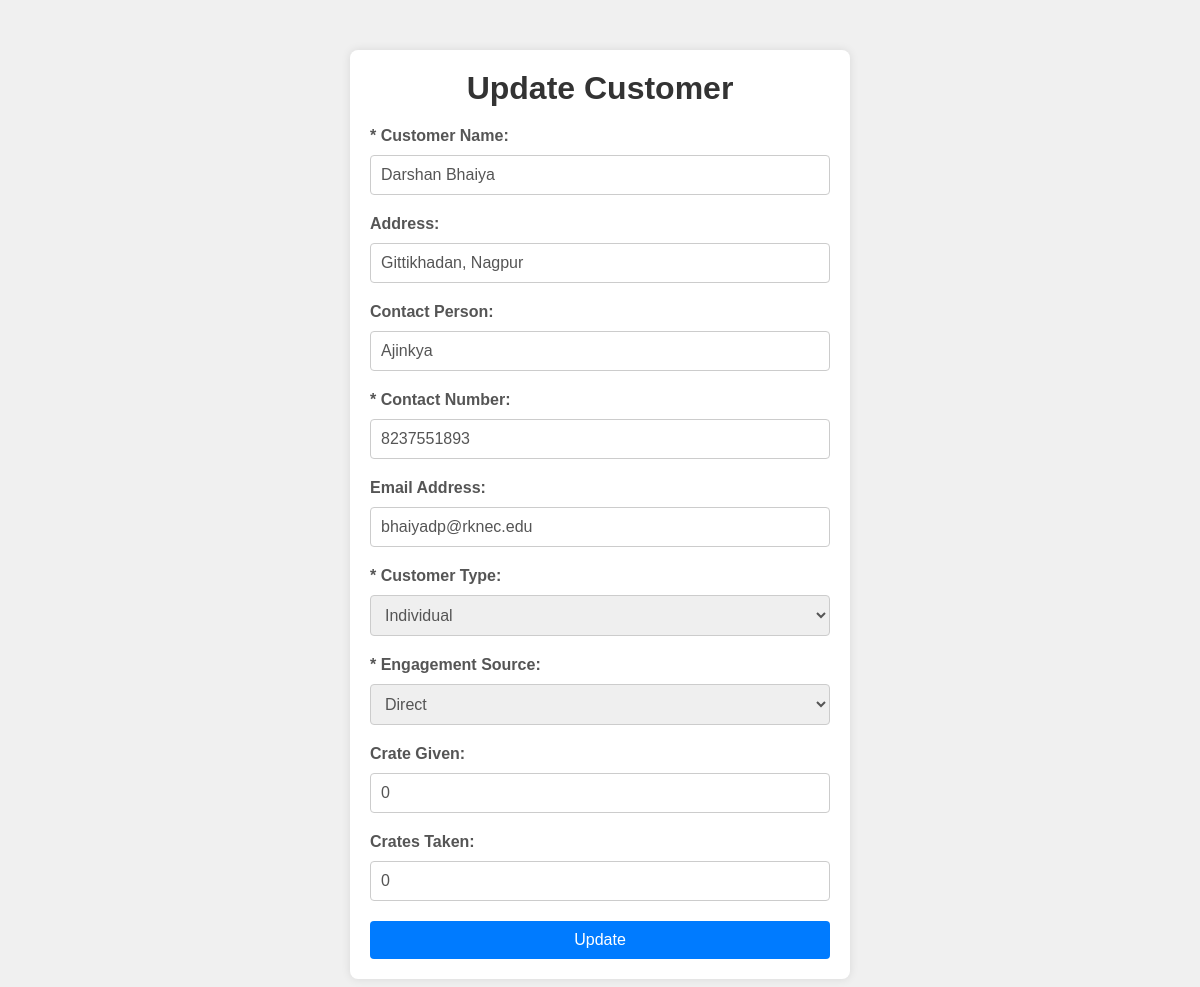
Page /open_update_customer/CDAIN997258 (signed in) on the committed database.
### app.py (models this page shows)
class Customer(db.Model):
    CustomerID = db.Column(db.String(60), primary_key=True)
    CustomerName = db.Column(db.String(255))
    Address = db.Column(db.String(255))
    ContactPerson = db.Column(db.String(255))
    ContactNumber = db.Column(db.String(20))
    EmailId=db.Column(db.String(50))
    CustomerType = db.Column(db.Enum('Individual', 'Shop'))
    GSTRegistered = db.Column(db.Boolean)
    GSTNumber = db.Column(db.String(20))
    EngagementSource = db.Column(db.Enum('Direct', 'Marketing', 'Digital Media'))
    FirstOrderDate = db.Column(db.Date)
    LastOrderDate = db.Column(db.Date)
    LastBillNumber = db.Column(db.String(20))
    LastOrderID = db.Column(db.Integer)
    TotalCredit = db.Column(db.Float)
    TotalBusinessAmount = db.Column(db.Float)
    TotalTofuOrdered = db.Column(db.Float)
    TotalTofuAmount = db.Column(db.Float)
    TotalMilkOrdered = db.Column(db.Float)
    TotalMilkAmount = db.Column(db.Float)
    CrateGiven = db.Column(db.Integer)

### app.py (the view)
@app.route('/open_update_customer/<string:CustomerID>')
def open_update_customer(CustomerID):
    if session['LoggedIn']==True and (session['Designation']=="Admin" or  session['Designation']=="Order Manager"):
        customer = Customer.query.filter_by(CustomerID=CustomerID).first()
        return render_template("updateCustomer.html", customer=customer)

### templates/updateCustomer.html (shortened to what this page needs)
<!DOCTYPE html>
<html lang="en">
<head>
</head>
<body>
    <div class="container">
        <h1>Update Customer</h1>
        <form action="/update_customer/{{ customer.CustomerID }}" method="POST">
            <div class="form-group">
                <label for="customerName">* Customer Name:</label>
                <input type="text" id="customerName" name="customerName" value="{{ customer.CustomerName }}" required>
            </div>
            <div class="form-group">
                <label for="address">Address:</label>
                <input type="text" id="address" name="address" value="{{ customer.Address }}" >
            </div>
            <div class="form-group">
                <label for="contactPerson">Contact Person:</label>
                <input type="text" id="contactPerson" name="contactPerson" value="{{ customer.ContactPerson }}" >
            </div>
            <div class="form-group">
                <label for="contactNumber">* Contact Number:</label>
                <input type="text" id="contactNumber" name="contactNumber" value="{{ customer.ContactNumber }}" pattern="[0-9]{10}" title="Please enter a valid 10-digit Indian phone number" required>
            </div>
            <div class="form-group">
                <label for="email">Email Address:</label>
                <input type="email" id="email" name="email" value="{{ customer.EmailId }}" pattern="[a-zA-Z0-9._%+-]+@[a-zA-Z0-9.-]+\.[a-zA-Z]{2,}" title="Please enter a valid email address" >
            </div>
            <div class="form-group">
                <label for="customerType">* Customer Type:</label>
                <select id="customerType" name="customerType" onchange="toggleGSTFields()" required>
                    <option value="Individual" {% if customer.CustomerType == 'Individual' %}selected{% endif %}>Individual</option>
                </select>
            </div>
            <div class="form-group">
                <label for="engagementSource">* Engagement Source:</label>
                <select id="engagementSource" name="engagementSource" required>
                    <option value="Direct" {% if customer.EngagementSource == 'Direct' %}selected{% endif %}>Direct</option>
                </select>
            </div>
            <div class="form-group">
                <label for="crateGiven">Crate Given:</label>
                <input type="number" id="crateGiven" name="crateGiven" value="{{ customer.CrateGiven }}" readonly>
            </div>
            <div class="form-group">
                <label for="crateReceived">Crates Taken:</label>
                <input type="number" id="crateReceived" name="crateReceived" value="0">
            </div>
            <button type="submit">Update</button>
        </form>
    </div>
</body>
</html>

### templates/updateCustomer.html (style rules this page uses)
* { margin: 0; padding: 0; box-sizing: border-box; }
body { font-family: Arial, sans-serif; background-color: #f0f0f0; margin: 0; padding: 0; }
.container { max-width: 500px; margin: 50px auto; background-color: #fff; padding: 20px; border-radius: 8px; box-shadow: 0 0 10px rgba(0, 0, 0, 0.1); }
h1 { text-align: center; color: #333; margin-bottom: 20px; }
.form-group { margin-bottom: 20px; }
label { font-weight: bold; color: #555; display: block; margin-bottom: 5px; }
input[type="text"], input[name="email"], input[type="number"], input[type="date"], input[type="checkbox"], select { width: 100%; padding: 10px; border: 1px solid #ccc; border-radius: 4px; box-sizing: border-box; font-size: 16px; color: #555; margin-top: 5px; }
button { background-color: #007bff; color: #fff; border: none; padding: 10px 20px; cursor: pointer; border-radius: 4px; font-size: 16px; width: 100%; transition: background-color 0.3s ease; }

### rows in the picture
Customer: customerName "Darshan Bhaiya", address "Gittikhadan, Nagpur", contactPerson "Ajinkya", contactNumber "8237551893", email "bhaiyadp@rknec.edu", customerType "Individual", engagementSource "Direct", crateGiven "0"
